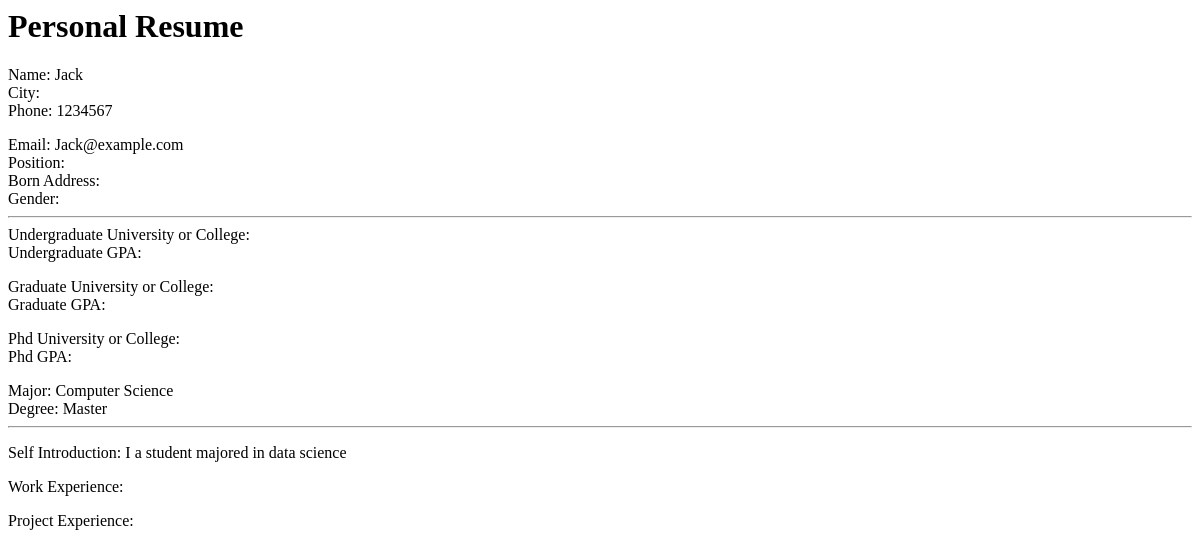
Before: /resume/6/ with the older database file.
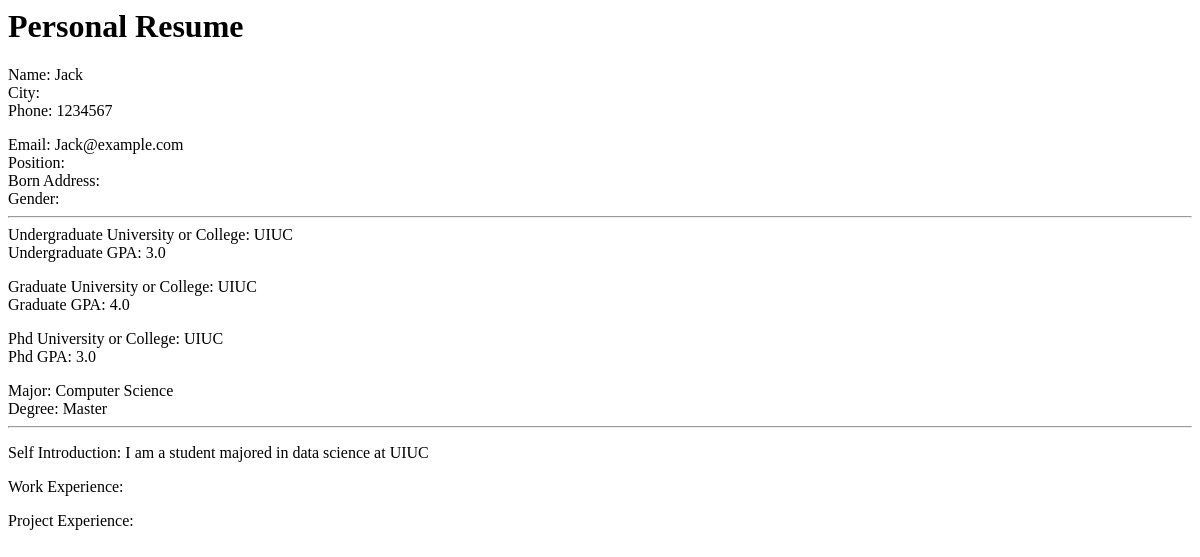
After: the same page with the newer database file.
### users/models.py (models this page shows)
class Resume(models.Model):
    username = models.CharField(max_length=135, verbose_name="Name")
    applicant = models.ForeignKey(User, verbose_name="Applicant", null=True, on_delete=models.SET_NULL)
    city = models.CharField(max_length=135, verbose_name="City")
    phone = models.CharField(max_length=135, verbose_name="Phone")
    email = models.EmailField(max_length=135, blank=True, verbose_name="Email")
    apply_position = models.CharField(max_length=135, blank=True, verbose_name="Position")
    born_address = models.CharField(max_length=135, blank=True, verbose_name="Born Address")
    gender = models.CharField(max_length=135, blank=True, verbose_name="Gender")
    bachelor_school = models.CharField(max_length=135, blank=True, verbose_name="Undergraduate School or College")
    master_school = models.CharField(max_length=135, blank=True, verbose_name="Graduate School or College")
    doctor_school = models.CharField(max_length=135, blank=True, verbose_name="Phd School or College")
    bachelor_GPA = models.CharField(max_length=135, null=True, blank=True, verbose_name="Undergraduate GPA")
    master_GPA = models.CharField(max_length=135, null=True, blank=True, verbose_name="Graduate GPA")
    doctor_GPA = models.CharField(max_length=135, null=True, blank=True, verbose_name="Phd GPA")
    major = models.CharField(max_length=135, blank=True, verbose_name="Major")
    degree = models.CharField(max_length=135, choices=DEGREE_TYPE, blank=True, verbose_name="Degree")
    created_date = models.DateTimeField(verbose_name="Created Date", default=datetime.now)
    modified_date = models.DateTimeField(verbose_name="Modified Date", default=datetime.now)
    candidate_introduction = models.TextField(max_length=1024, blank=True, verbose_name="Introduction")
    work_experience = models.TextField(max_length=1024, blank=True, verbose_name="Work Experience")
    project_experience = models.TextField(max_length=1024, blank=True, verbose_name="Project Experience")
    attachment = models.FileField(upload_to='file/', blank=True, verbose_name='Attachment')
    class Meta:
        verbose_name = "Resume"
        verbose_name_plural = "Resume List"

### interview/views.py (the view)
# urls.py: path('resume/<int:pk>/', views.ResumeDetailView.as_view()),
class ResumeDetailView(DetailView):
    model = Resume
    template_name = 'resume_detail.html'

### interview/performance.py (called while the page is built, shortened)
    def __call__(self, request):
        start_time = time.time()
        response = self.get_response(request)
        duration = time.time() - start_time
        response["X-Page-Duration-ms"] = int(duration * 1000)
        logger.info("duration:%s url:%s parameters:%s", duration, request.path, request.GET.dict() )
        if duration > 300:
            capture_message("slow request for url %s with duration %s" % (request.path, duration))
        return response

### interview/templates/resume_detail.html (shortened to what this page needs)
<h1>Personal Resume</h1>
<div>Name: {{ object.username }} </div>
<div>City: {{ object.city }}</div>
<div>Phone: {{ object.phone }}</div>
<div>Email: {{ object.email}}</div>
<div>Position: {{ object.apply_position}}</div>
<div>Born Address: {{ object.born_address}}</div>
<div>Gender: {{ object.gender}}</div>
<hr>
<div>Undergraduate University or College: {{ object.bachelor_school}}</div>
<div>Undergraduate GPA: {{ object.bachelor_GPA}}</div>
<div>Graduate University or College: {{ object.master_school}}</div>
<div>Graduate GPA: {{ object.master_GPA}}</div>
<div>Phd University or College: {{ object.doctor_school}}</div>
<div>Phd GPA: {{ object.doctor_GPA}}</div>
<div>Major: {{ object.major}}</div>
<div>Degree: {{ object.degree}}</div>
<hr>
<p>Self Introduction: {{ object.candidate_introduction}}</p>
<p>Work Experience: {{ object.work_experience}}</p>
<p>Project Experience: {{ object.project_experience}}</p>

Changed rows visible on the page:
changed Resume "Jack": bachelor_school (not shown) → "UIUC"; bachelor_GPA (not shown) → "3.0"; master_school (not shown) → "UIUC"; master_GPA (not shown) → "4.0"; doctor_school (not shown) → "UIUC"; doctor_GPA (not shown) → "3.0"; candidate_introduction "I a student majored in data science" → "I am a student majored in data science at UIUC"
